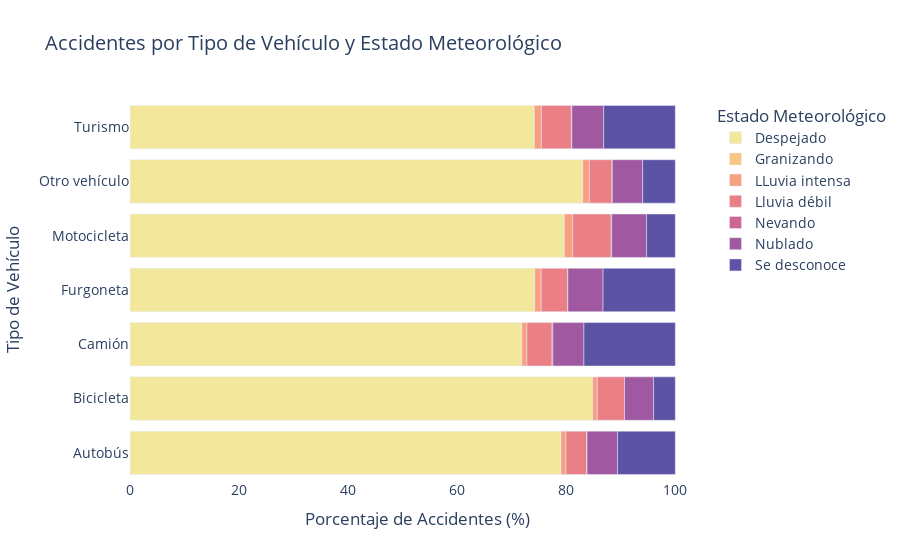

Write notebook code for a chart like this one.
### Code cell
import plotly.express as px

df_count = df_count.reset_index()

fig = px.bar(
    df_count, 
    x='Porcentaje', 
    y='tipo_vehiculo_reducido', 
    color='estado_meteorológico', 
    orientation='h', 
    title='Accidentes por Tipo de Vehículo y Estado Meteorológico',
    color_discrete_sequence=px.colors.sequential.Sunset
)

fig.update_layout(
    xaxis_title='Porcentaje de Accidentes (%)',
    yaxis_title='Tipo de Vehículo',
    font=dict(size=14),
    plot_bgcolor='white',
    legend_title='Estado Meteorológico'
)

fig.show()

### Figure 1 — Plotly figure (JSON) as saved in the notebook; plotly's stock layout.template omitted (floating-point values rounded to 4 significant figures)
{"data": [{"alignmentgroup": "True", "hovertemplate": "estado_meteorológico=Despejado<br>Porcentaje=%{x}<br>tipo_vehiculo_reducido=%{y}<extra></extra>", "legendgroup": "Despejado", "marker": {"color": "rgb(243, 231, 155)", "pattern": {"shape": ""}}, "name": "Despejado", "offsetgroup": "Despejado", "orientation": "h", "showlegend": true, "textposition": "auto", "type": "bar", "x": [79.02, 84.82, 71.84, 74.22, 79.61, 83.01, 74.13], "xaxis": "x", "y": ["Autobús", "Bicicleta", "Camión", "Furgoneta", "Motocicleta", "Otro vehículo", "Turismo"], "yaxis": "y"}, {"alignmentgroup": "True", "hovertemplate": "estado_meteorológico=Granizando<br>Porcentaje=%{x}<br>tipo_vehiculo_reducido=%{y}<extra></extra>", "legendgroup": "Granizando", "marker": {"color": "rgb(250, 196, 132)", "pattern": {"shape": ""}}, "name": "Granizando", "offsetgroup": "Granizando", "orientation": "h", "showlegend": true, "textposition": "auto", "type": "bar", "x": [0.02591, 0.01747, 0.01145, 0.005695, 0.02976, 0.02116, 0.01931], "xaxis": "x", "y": ["Autobús", "Bicicleta", "Camión", "Furgoneta", "Motocicleta", "Otro vehículo", "Turismo"], "yaxis": "y"}, {"alignmentgroup": "True", "hovertemplate": "estado_meteorológico=LLuvia intensa<br>Porcentaje=%{x}<br>tipo_vehiculo_reducido=%{y}<extra></extra>", "legendgroup": "LLuvia intensa", "marker": {"color": "rgb(248, 160, 126)", "pattern": {"shape": ""}}, "name": "LLuvia intensa", "offsetgroup": "LLuvia intensa", "orientation": "h", "showlegend": true, "textposition": "auto", "type": "bar", "x": [0.9197, 0.856, 0.9276, 1.168, 1.533, 1.227, 1.283], "xaxis": "x", "y": ["Autobús", "Bicicleta", "Camión", "Furgoneta", "Motocicleta", "Otro vehículo", "Turismo"], "yaxis": "y"}, {"alignmentgroup": "True", "hovertemplate": "estado_meteorológico=Lluvia débil<br>Porcentaje=%{x}<br>tipo_vehiculo_reducido=%{y}<extra></extra>", "legendgroup": "Lluvia débil", "marker": {"color": "rgb(235, 127, 134)", "pattern": {"shape": ""}}, "name": "Lluvia débil", "offsetgroup": "Lluvia débil", "orientation": "h", "showlegend": true, "textposition": "auto", "type": "bar", "x": [3.808, 4.997, 4.627, 4.881, 7.079, 4.146, 5.511], "xaxis": "x", "y": ["Autobús", "Bicicleta", "Camión", "Furgoneta", "Motocicleta", "Otro vehículo", "Turismo"], "yaxis": "y"}, {"alignmentgroup": "True", "hovertemplate": "estado_meteorológico=Nevando<br>Porcentaje=%{x}<br>tipo_vehiculo_reducido=%{y}<extra></extra>", "legendgroup": "Nevando", "marker": {"color": "rgb(206, 102, 147)", "pattern": {"shape": ""}}, "name": "Nevando", "offsetgroup": "Nevando", "orientation": "h", "showlegend": true, "textposition": "auto", "type": "bar", "x": [0.05181, 0.1374, 0.02848, 0.08332, 0.04231, 0.08821], "xaxis": "x", "y": ["Autobús", "Camión", "Furgoneta", "Motocicleta", "Otro vehículo", "Turismo"], "yaxis": "y"}, {"alignmentgroup": "True", "hovertemplate": "estado_meteorológico=Nublado<br>Porcentaje=%{x}<br>tipo_vehiculo_reducido=%{y}<extra></extra>", "legendgroup": "Nublado", "marker": {"color": "rgb(160, 89, 160)", "pattern": {"shape": ""}}, "name": "Nublado", "offsetgroup": "Nublado", "orientation": "h", "showlegend": true, "textposition": "auto", "type": "bar", "x": [5.596, 5.328, 5.703, 6.447, 6.401, 5.564, 5.835], "xaxis": "x", "y": ["Autobús", "Bicicleta", "Camión", "Furgoneta", "Motocicleta", "Otro vehículo", "Turismo"], "yaxis": "y"}, {"alignmentgroup": "True", "hovertemplate": "estado_meteorológico=Se desconoce<br>Porcentaje=%{x}<br>tipo_vehiculo_reducido=%{y}<extra></extra>", "legendgroup": "Se desconoce", "marker": {"color": "rgb(92, 83, 165)", "pattern": {"shape": ""}}, "name": "Se desconoce", "offsetgroup": "Se desconoce", "orientation": "h", "showlegend": true, "textposition": "auto", "type": "bar", "x": [10.58, 3.983, 16.75, 13.25, 5.264, 5.987, 13.13], "xaxis": "x", "y": ["Autobús", "Bicicleta", "Camión", "Furgoneta", "Motocicleta", "Otro vehículo", "Turismo"], "yaxis": "y"}], "layout": {"barmode": "relative", "font": {"size": 14}, "legend": {"title": {"text": "Estado Meteorológico"}, "tracegroupgap": 0}, "plot_bgcolor": "white", "title": {"text": "Accidentes por Tipo de Vehículo y Estado Meteorológico"}, "xaxis": {"anchor": "y", "domain": [0, 1], "title": {"text": "Porcentaje de Accidentes (%)"}}, "yaxis": {"anchor": "x", "domain": [0, 1], "title": {"text": "Tipo de Vehículo"}}}}
